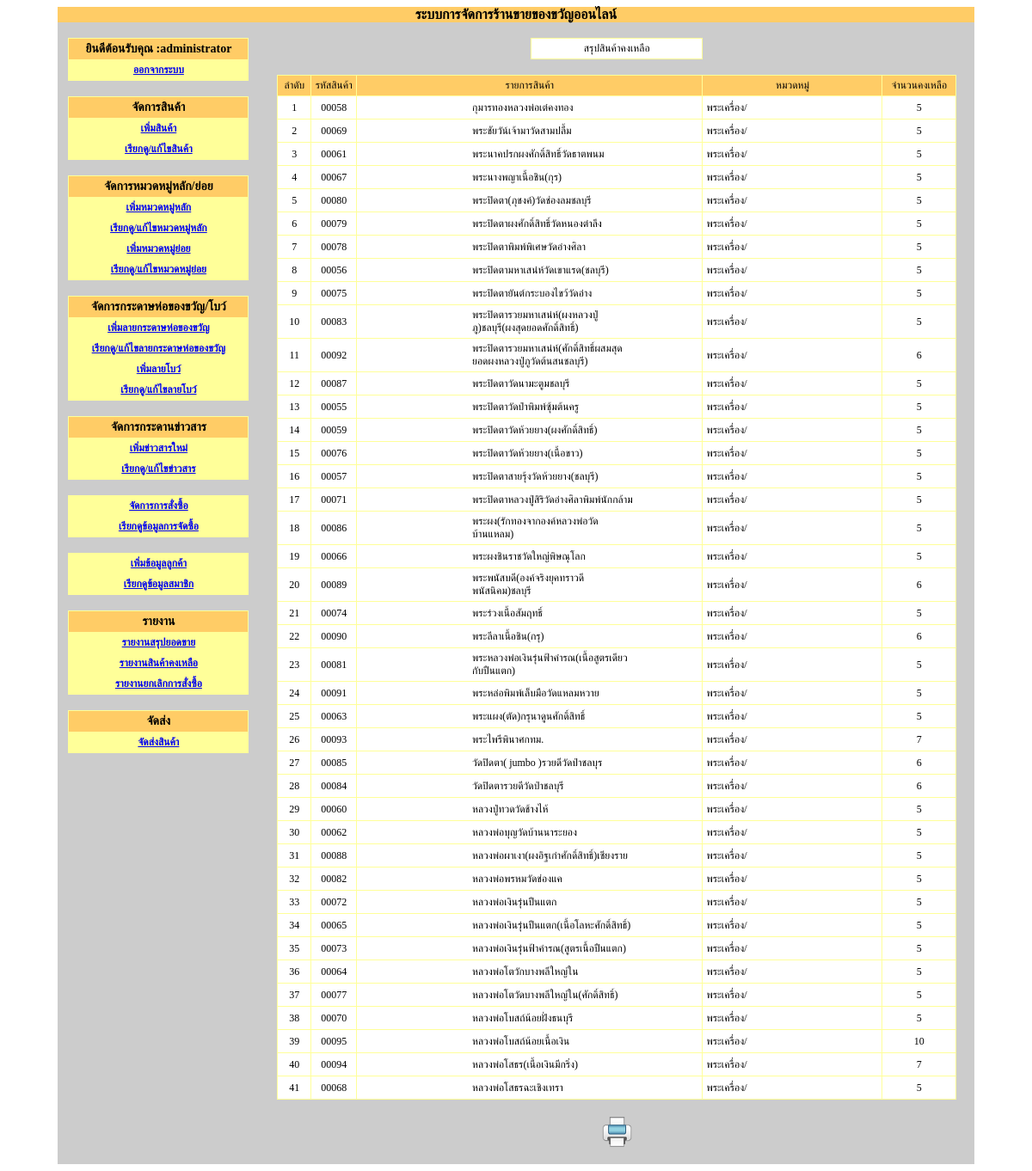
/giftshop2_V2_1/admin/main.php?module=report&mode=reportinventory (signed in), run on the app's committed database.
### tables this page shows
CREATE TABLE `tbl_product` (
  `product_id` int(5) unsigned zerofill NOT NULL auto_increment,
  `product_name` varchar(100) NOT NULL,
  `product_pic` varchar(50) NOT NULL,
  `product_price` varchar(5) NOT NULL,
  `product_detail` text NOT NULL,
  `product_unit` varchar(5) NOT NULL,
  `category_id` int(2) unsigned zerofill NOT NULL,
  `subcategory_id` int(2) unsigned zerofill NOT NULL,
  `product_date` date NOT NULL,
  `product_status` varchar(1) NOT NULL,
  PRIMARY KEY  (`product_id`)
);

CREATE TABLE `tbl_category` (
  `category_id` int(2) unsigned zerofill NOT NULL auto_increment,
  `category_name` varchar(50) NOT NULL,
  `category_status` varchar(1) NOT NULL,
  PRIMARY KEY  (`category_id`)
);

### giftshop2_V2_1/includes/function.ini.php (called while the page is built, shortened)
<?
function getsubcatename($subcategory_id){
	$sql="select * from tbl_subcategory where subcategory_id='$subcategory_id'";
	$qry=mysql_query($sql);
	$db=mysql_fetch_array($qry);
	$subcategory_name=$db['subcategory_name'];
	return $subcategory_name;
}
?>

### giftshop2_V2_1/admin/report.php (the view, shortened to what this page needs)
<?
switch($mode){
?>
  <?
case reportinventory :
?>
<br />
<table width="200" border="0" align="center" cellpadding="4" cellspacing="1" bgcolor="#FFFF99">
  <tr>
    <td align="center" bgcolor="#FFFFFF" class="sizemain1">สรุปสินค้าคงเหลือ</td>
  </tr>
</table>
<br />
<?
$sql="select * from tbl_product as a,tbl_category as b where a.category_id=b.category_id order by category_name asc,product_name asc";
$qry=mysql_query($sql);
$numrow=mysql_num_rows($qry);
?>
 <table width="95%" border="0" align="center" cellpadding="4" cellspacing="1" bgcolor="#FFFF99">
  <tr>
    <td width="5%" align="center" bgcolor="#FFCC66"><span class="sizemain1">ลำดับ</span></td>
    <td width="7%" align="center" bgcolor="#FFCC66" class="sizemain1">รหัสสินค้า</td>
    <td width="59%" align="center" bgcolor="#FFCC66"><span class="sizemain1">รายการสินค้า</span></td>
    <td width="17%" align="center" bgcolor="#FFCC66"><span class="sizemain1">หมวดหมู่</span></td>
    <td width="12%" align="center" bgcolor="#FFCC66"><span class="sizemain1">จำนวนคงเหลือ</span></td>
   </tr>
  <?
  if($numrow==0){
  ?>
  <tr>
    <td colspan="5" bgcolor="#FFFFFF"><span class="sizemain1">ไม่มีข้อมูล</span></td>
  </tr>
  <?
  }else{
	while($db=mysql_fetch_array($qry)){
  $no++;
  ?>
  <tr>
    <td height="23" align="center" bgcolor="#FFFFFF"><span class="sizemain1">
      <?=$no?>
    </span></td>
    <td align="center" bgcolor="#FFFFFF"><span class="sizemain1">
      <?=$db['product_id']?>
    </span></td>
    <td align="center" bgcolor="#FFFFFF"><table width="100%" border="0" cellpadding="0" cellspacing="0">
        <tr>
          <th width="14%" scope="row">&nbsp;</th>
          <td width="14%">&nbsp;</td>
          <td width="5%">&nbsp;</td>
          <td width="49%"><span class="sizemain1">
            <?=$db['product_name']?>
          </span></td>
          <td width="3%">&nbsp;</td>
          <td width="15%">&nbsp;</td>
        </tr>
    </table></td>
    <td align="center" bgcolor="#FFFFFF"><table width="200" border="0" cellpadding="0" cellspacing="0">
        <tr>
          <td align="left" scope="row"><span class="sizemain1">
            <?=$db['category_name']?>
/
<?=getsubcatename($db['subcategory_id'])?>
          </span></td>
        </tr>
    </table></td>
    <td align="center" bgcolor="#FFFFFF"><span class="sizemain1">
      <?=$db['product_unit']?>
    </span></td>
   </tr>
  <?
  	}
  }
  ?>
</table>
    <br />
    <table width="650" border="0" align="center" cellpadding="1" cellspacing="1">
      <tr>
        <td align="center"><a href="print_reportinventory" target="_blank" class="sizemain1"><img src="../images/print-icon.png" width="35" height="35" /></a></td>
      </tr>
</table>
<br />
<?
break;
?>
<?
 }?>

### giftshop2_V2_1/admin/report.php (style rules this page uses)
.sizemain1 { font-size: 12px; }

### data on the page
tbl_product: product_id "00058", product_name "กุมารทองหลวงพ่อเต๋คงทอง", category.category_name "พระเครื่อง", product_unit "5"
tbl_product: product_id "00069", product_name "พระชัยวัน์เจ้ามาวัดสามปลื้ม", category.category_name "พระเครื่อง", product_unit "5"
tbl_product: product_id "00061", product_name "พระนาคปรกผงศักดิ์สิทธิ์วัดธาตพนม", category.category_name "พระเครื่อง", product_unit "5"
tbl_product: product_id "00067", product_name "พระนางพญาเนื้อชิน(กุร)", category.category_name "พระเครื่อง", product_unit "5"
tbl_product: product_id "00080", product_name "พระปิดตา(ภุชงค์)วัดช่องลมชลบุรี", category.category_name "พระเครื่อง", product_unit "5"
tbl_product: product_id "00079", product_name "พระปิดตาผงศักดิ์สิทธิ์วัดหนองตำลึง", category.category_name "พระเครื่อง", product_unit "5"
tbl_product: product_id "00078", product_name "พระปิดตาพิมพ์พิเศษวัดอ่างศิลา", category.category_name "พระเครื่อง", product_unit "5"
tbl_product: product_id "00056", product_name "พระปิดตามหาเสน่ห์วัดเขาแรด(ชลบุรี)", category.category_name "พระเครื่อง", product_unit "5"
tbl_product: product_id "00075", product_name "พระปิดตายันต์กระบองไขว้วัดอ่าง", category.category_name "พระเครื่อง", product_unit "5"
tbl_product: product_id "00083", product_name "พระปิดตารวยมหาเสน่ห์(ผงหลวงปู่ภู)ชลบุรี(ผงสุดยอดศักดิ์สิทธิ์)", category.category_name "พระเครื่อง", product_unit "5"
tbl_product: product_id "00092", product_name "พระปิดตารวยมหาเสน่ห์(ศักดิ์สิทธิ์ผสมสุดยอดผงหลวงปู่ภูวัดต้นสนชลบุรี)", category.category_name "พระเครื่อง", product_unit "6"
tbl_product: product_id "00087", product_name "พระปิดตาวัดนามะตูมชลบุรี", category.category_name "พระเครื่อง", product_unit "5"
tbl_product: product_id "00055", product_name "พระปิดตาวัดป่าพิมพ์ซุ้มต้นครู", category.category_name "พระเครื่อง", product_unit "5"
tbl_product: product_id "00059", product_name "พระปิดตาวัดห้วยยาง(ผงศักดิ์สิทธิ์)", category.category_name "พระเครื่อง", product_unit "5"
tbl_product: product_id "00076", product_name "พระปิดตาวัดห้วยยาง(เนื้อขาว)", category.category_name "พระเครื่อง", product_unit "5"
tbl_product: product_id "00057", product_name "พระปิดตาสายรุ้งวัดห้วยยาง(ชลบุรี)", category.category_name "พระเครื่อง", product_unit "5"
tbl_product: product_id "00071", product_name "พระปิดตาหลวงปู่สิริวัดอ่างศิลาพิมพ์นักกล้าม", category.category_name "พระเครื่อง", product_unit "5"
tbl_product: product_id "00086", product_name "พระผง(รักทองจากองค์หลวงพ่อวัดบ้านแหลม)", category.category_name "พระเครื่อง", product_unit "5"
tbl_product: product_id "00066", product_name "พระผงชินราชวัดใหญ่พิษณุโลก", category.category_name "พระเครื่อง", product_unit "5"
tbl_product: product_id "00089", product_name "พระพนัสบดี(องค์จริงยุคทราวดีพนัสนิคม)ชลบุรี", category.category_name "พระเครื่อง", product_unit "6"
tbl_product: product_id "00074", product_name "พระร่วงเนื้อสัมฤทธิ์", category.category_name "พระเครื่อง", product_unit "5"
tbl_product: product_id "00090", product_name "พระลีลาเนื้อชิน(กรุ)", category.category_name "พระเครื่อง", product_unit "6"
tbl_product: product_id "00081", product_name "พระหลวงพ่อเงินรุ่นฟ้าคำรณ(เนื้อสูตรเดียวกับปืนแตก)", category.category_name "พระเครื่อง", product_unit "5"
tbl_product: product_id "00091", product_name "พระหล่อพิมพ์เล็บมือวัดแหลมหวาย", category.category_name "พระเครื่อง", product_unit "5"
tbl_product: product_id "00063", product_name "พระแผง(ตัด)กรุนาดูนศักดิ์สิทธิ์", category.category_name "พระเครื่อง", product_unit "5"
tbl_product: product_id "00093", product_name "พระไพรีพินาศกทม.", category.category_name "พระเครื่อง", product_unit "7"
tbl_product: product_id "00085", product_name "วัดปิดตา( jumbo )รวยดีวัดป่าชลบุร", category.category_name "พระเครื่อง", product_unit "6"
tbl_product: product_id "00084", product_name "วัดปิดตารวยดีวัดป่าชลบุรี", category.category_name "พระเครื่อง", product_unit "6"
tbl_product: product_id "00060", product_name "หลวงปู่ทวดวัดช้างไห้", category.category_name "พระเครื่อง", product_unit "5"
tbl_product: product_id "00062", product_name "หลวงพ่อบุญวัดบ้านนาระยอง", category.category_name "พระเครื่อง", product_unit "5"
tbl_product: product_id "00088", product_name "หลวงพ่อผาเงา(ผงอิฐเก่าศักดิ์สิทธิ์)เชียงราย", category.category_name "พระเครื่อง", product_unit "5"
tbl_product: product_id "00082", product_name "หลวงพ่อพรหมวัดช่องแค", category.category_name "พระเครื่อง", product_unit "5"
tbl_product: product_id "00072", product_name "หลวงพ่อเงินรุ่นปืนแตก", category.category_name "พระเครื่อง", product_unit "5"
tbl_product: product_id "00065", product_name "หลวงพ่อเงินรุ่นปืนแตก(เนื้อโลหะศักดิ์สิทธิ์)", category.category_name "พระเครื่อง", product_unit "5"
tbl_product: product_id "00073", product_name "หลวงพ่อเงินรุ่นฟ้าคำรณ(สูตรเนื้อปืนแตก)", category.category_name "พระเครื่อง", product_unit "5"
tbl_product: product_id "00064", product_name "หลวงพ่อโตวักบางพลีใหญ่ใน", category.category_name "พระเครื่อง", product_unit "5"
tbl_product: product_id "00077", product_name "หลวงพ่อโตวัดบางพลีใหญ่ใน(ศักดิ์สิทธิ์)", category.category_name "พระเครื่อง", product_unit "5"
tbl_product: product_id "00070", product_name "หลวงพ่อโบสถ์น้อยฝั่งธนบุรี", category.category_name "พระเครื่อง", product_unit "5"
tbl_product: product_id "00095", product_name "หลวงพ่อโบสถ์น้อยเนื้อเงิน", category.category_name "พระเครื่อง", product_unit "10"
tbl_product: product_id "00094", product_name "หลวงพ่อโสธร(เนื้อเงินมีกริ่ง)", category.category_name "พระเครื่อง", product_unit "7"
tbl_product: product_id "00068", product_name "หลวงพ่อโสธรฉะเชิงเทรา", category.category_name "พระเครื่อง", product_unit "5"

### other printed values
$_SESSION['adminname'] "administrator"
